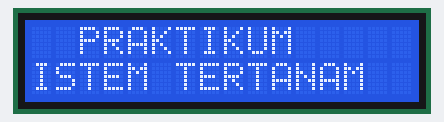
A sketch run on a simulated Arduino Uno, built with avr-gcc and run on an emulated ATmega328P. Parts: 16×2 character LCD.

Above: at 0.23 s.
At 1.14 s:
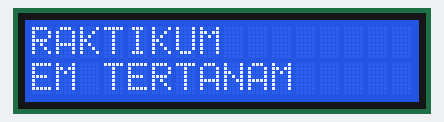
At 2.34 s:
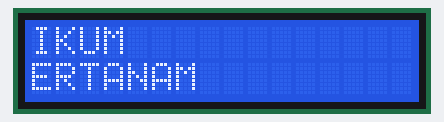
At 4.4 s:
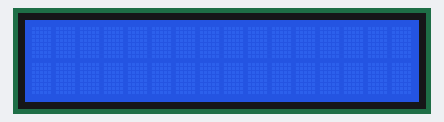
At 8.66 s:
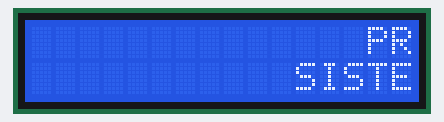
At 12.87 s:
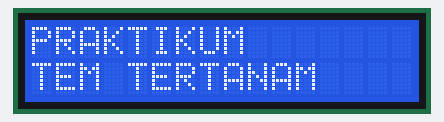

The sketch:

menampilkan_running_text.ino
```cpp
#include <Wire.h>
#include <LiquidCrystal_I2C.h>

// Set the LCD address to 0x27 for a 16 chars and 2 line display
LiquidCrystal_I2C lcd(0x27, 16, 2);

void setup()
{
	// initialize the LCD
	lcd.begin();
  lcd.setCursor(3,0);
  lcd.print("PRAKTIKUM");
  lcd.setCursor(0,1);
  lcd.print("SISTEM TERTANAM");
}

void loop()
{
	lcd.scrollDisplayLeft();
  delay(300);
}
```

Measured:
- by itself, everything shown: repeats every 12.0 s, in 31 steps
- what the display in image 3 shows lasts 3.0 s, from 4.3 s to 7.3 s
